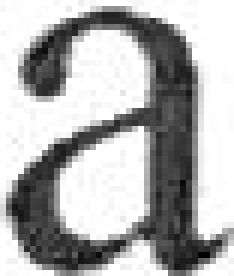
#> input picture dataset/dataset_caracters/03_PS600_police12/a/009.png, 39 x 46 px (shown 6 times larger); its folder holds only this picture in this run
$ python main.py
#> lines starting #> are read from the running program, lines starting #| are printed output that depends on the picture; after the words box and inside, x2 and y2 are one past the last pixel; in counts of white or black regions, pixels touching at a corner belong together
#> in load_image, img is the input picture: shape (46, 39); min 0, max 255, mean 176.5
### functions.py
import cv2
import math
import matplotlib.pyplot as plt
import matplotlib
import numpy as np

import os
import glob

from skimage.color import gray2rgb
from skimage.io import imread, imshow, imsave
from skimage.util import invert
from skimage.transform import resize, rotate
from skimage.morphology import erosion, dilation, opening, closing, skeletonize, square
from skimage.filters import threshold_isodata, threshold_li, threshold_mean, threshold_minimum, threshold_otsu, threshold_triangle, threshold_yen

PATH = "dataset/dataset_caracters/04_2PS600_police12"

# [17 lines left out: function resize, not called in this run]

def pre_treatment(img, path):
    """ Edit an image to get a better sample to treat afterward

    Args:
        img (np array/image): the image you want to change
        path (string): Where the image is collected, in this case it's needed to know if we have to scale the image

    Returns:
        np array/mage: the image edited
    """
    if path == "dataset/dataset_caracters/02_PS300_police12":
        img = resize(img, 2)

    img = cv2.blur(img,(5,5))
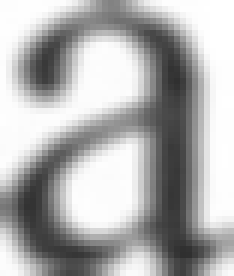
#> img: shape (46, 39) (shown 6 times larger); min 47, max 255, mean 175.4

    ret, img = cv2.threshold(img, 200, 255, cv2.THRESH_BINARY)
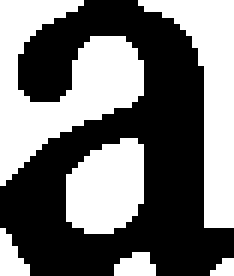
#> img: shape (46, 39) (shown 6 times larger); 45.1% white; 6 white regions (1 under 20 px), largest, box (x1, y1, x2, y2) and area: (0, 0, 24, 31) 350, (23, 0, 39, 38) 237, (11, 23, 24, 39) 166, (0, 38, 5, 46) 25, (19, 42, 26, 46) 22


    img = cv2.morphologyEx(img, cv2.MORPH_OPEN, np.ones((3, 3), dtype=np.uint8))
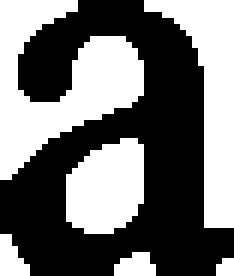
#> img: shape (46, 39) (shown 6 times larger); 44.8% white; 6 white regions (1 under 20 px), largest, box (x1, y1, x2, y2) and area: (0, 0, 24, 30) 348, (24, 0, 39, 38) 236, (11, 23, 24, 39) 166, (0, 39, 5, 46) 24, (19, 42, 26, 46) 22


    # blur = cv2.blur(img,(3,3))
    # ret, img = cv2.threshold(blur, 127, 255, cv2.THRESH_BINARY)

    res = circling_img(img)

    return res

def load_image(file):
    """ read an image from a file path

    Args:
        file (string): the path were we will get the file

    Returns:
        np array/image: an image
    """
    img = cv2.imread(file, cv2.IMREAD_GRAYSCALE)
    img = pre_treatment(img, PATH)

    img = invert_image(img)
    return img

# invert a binarized image
def invert_image(img):
    return 255-img


def char_paths(path = "dataset/dataset_caracters"):
    """Return all files from "path" directory (default all png files)

    Args:
        path (str, optional): the path were to find the images. Defaults to "dataset/dataset_caracters".

    Returns:
        list: list of paths(str)
    """
    return glob.glob(path + "/**/*.png", recursive=True)


# return an array of images
def img_tab(tab, car):
    return [load_image(image) for image in tab[car]]


# Returnsthe next white pixel neighbouring p, starting with direct neighbours
# [60 lines left out: functions get_next, freeman_travel, not called in this run]


# In case there is no "starting point"
def first_position_value(img, value, size):
    """finding the first point of the shape in case there is no minutias detected

    Args:
        img (np array): the image flattened (transformed into a 1-dim array)
        value (int): value of the pixel
        size (tuple): shape of the image

    Returns:
        tuple: a point referred as 'starting point'
    """
    indexes = np.where(img == value)[0]
    if not np.any(indexes):
        exit

    first = indexes[0]

    x = first // size[1]
    y = first % size[1]

    return (x, y, 1)


# [47 lines left out: function encode, not called in this run]


def freeman_encode(skel_img, cache):

    """Encode the image by iterating on the remaning minutias after smoothing

    Args:
        skel_img (array): the current image
        cache (list): a list of the point we already checked

    Returns:
        string: The freeman code generated and treated
    """

    code = []

    minutia = minutia_extraction(skel_img)
    remove, smooth_minutia = smoothing(skel_img, minutia, 15)
    cache += remove

    anchor = (0, 0)  # Top-Left Corner

    # Create a list of distance between the anchor point and all the minutias
    dist = list(map(lambda x: euclidean_distance_minutia(anchor, x[:2]), smooth_minutia))
    sorted_dist = sorted(dist)
    smooth_minutia = [x[0] for x in sorted(list(zip(smooth_minutia, dist)), key=lambda tupl: tupl[-1])]


    # Begin from a random point of the letter if there is no minutia (letter 'o' for example)
    if not smooth_minutia:
        flat = skel_img.flatten()
        first = first_position_value(flat, 255, skel_img.shape)
        smooth_minutia.append(first)

    for point in smooth_minutia:
        # print("\ncache : " + str(cache))
        # print("new : " + str(point))
        curr_p = point
        cache.append((point[0], point[1]))
        code += freeman_travel(skel_img, smooth_minutia, curr_p, cache)


    return encode(code)


def minutia_extraction(im_skeleton):
    """Itetrate through an image and retrieve the 'minutias' among the pixels

    Args:
        im_skeleton (np array): the image we are working with

    Returns:
        array/list: List of tuples corresponding to the minutias (x, y, CN)
    """
    minutia = []
    h = im_skeleton.shape[0]
    w = im_skeleton.shape[1]

    for i in range(1, h-1):
        for j in range(1, w-1):
            # Browsing through the pixels of the skeleton
            if im_skeleton[i][j] != 0:
                # Get every neighbor
                P = [im_skeleton[i][j+1], im_skeleton[i-1][j+1], im_skeleton[i-1][j],
                     im_skeleton[i-1][j-1], im_skeleton[i][j-1], im_skeleton[i+1][j-1],
                     im_skeleton[i+1][j], im_skeleton[i+1][j+1], im_skeleton[i][j+1]]
                CN = 0

                for k in range(8):
                    CN += abs(P[k]/255 - P[k+1]/255)
                CN = CN/2

                # 0 : Isolated point
                # 1 : Ending point
                # 2 : Connective point
                # 3 : Bifurcation point
                # 4 : Crossing point
                # only consider 0,1,3,4 CN values

                if CN==0:
                    minutia.append((i,j,0))
                elif CN == 1:
                    minutia.append((i,j,1))
                elif CN == 3:
                    minutia.append((i,j,3))
                elif CN == 4:
                    minutia.append((i,j,4))

    return minutia


# Coloring minutia pixels in red for visualization
def draw_minutia(minutia, im_skeleton, color):
    """colorize the wanted pixels of an image

    Args:
        minutia (list/array): the list of pixels we want to colorize
        im_skeleton (np array): current image
        color (tuple): BGR color (B, G, R)

    Returns:
        _type_: _description_
    """
    im_skeleton_color = gray2rgb(im_skeleton)
    ## Looping through the minutias collected
    for m in minutia:

        im_skeleton_color[m[0]][m[1]] = color
    return im_skeleton_color


# Distance between two points of an image (pythagore)
def euclidean_distance_minutia(m1, m2):
    return math.sqrt((m1[0] - m2[0])*(m1[0] - m2[0]) + (m1[1] - m2[1])*(m1[1] - m2[1]))


# delete serif (small parts of character) which size is inferior to the threshold - return the table of the minutia where the code will be generated between
def smoothing(skel_img, minutia, threshold):
    """create a table of pixels (coordinates) that we want to ignore afterward by calculating the distance between two minutias

    Args:
        skel_img (np array): current image
        minutia (list): list of tuples
        threshold (int): the threshold under which we ignore a part of image

    Returns:
        2 list: list of the pixel we need to remove, list of the minutias after deleting the bad ones
    """
    smooth_minutia = []
    ending_points = []
    remove = []

    # Add all ending points to the right array
    for m in minutia:
        # every non-ending point
        if m[2] != 1:
            smooth_minutia.append(m)
        else:
            ending_points.append(m)

    # Case where only ending points
    if smooth_minutia == []:
        return remove, minutia
    else:
        for m in ending_points:
            # get distance between the ending points and the first other point encountered (across the shape)
            # the cache is set with the current ending point to prevent going back
            dist = freeman_travel(skel_img, minutia, (m[0], m[1]), [(m[0], m[1])])

            if len(dist) < threshold:
                minutia.remove(m)
                remove += dist

    return remove, minutia


# Draw a white border around the edges of the image
def circling_img(img):
    res = np.array([[255]*(img.shape[1]+2)]*(img.shape[0]+2))
    res[1:img.shape[0]+1, 1:img.shape[1]+1] = img
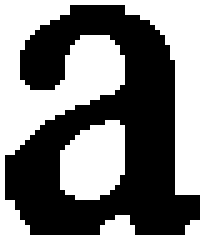
#> res: shape (48, 41) int64 (shown 5 times larger); 49.7% white; 2 white regions, box (x1, y1, x2, y2) and area: (0, 0, 41, 48) 812, (12, 24, 25, 40) 166
    return res

### main.py
from functions import *


def affiche_tab(tab):
    titles = [i+1 for i in range(10)]
    for i in range(len(tab)):
        plt.subplot(2, 5, i+1),plt.imshow(tab[i], cmap='gray', vmin=0, vmax=255)
        plt.title(titles[i])
        plt.xticks([]),plt.yticks([])
    plt.show()


def main():
    pathtab = {}
    # instanciate dictionary with every letter and its png files by subdirectory
    for i in range(ord('a'), ord('z')+1):
        pathtab[chr(i)] = char_paths(PATH+"/"+chr(i))

    char_tab = img_tab(pathtab, 'a')
#> char_tab = 1 item
    car_tab = []
    # test_tab = []
    code_tab = []

    min_tab = []
    for char in char_tab:
        skel = skeletonize(char, method = "lee")

        ## Affichage / Debug
        car_tab.append(draw_minutia(minutia_extraction(skel), skel, (255, 0, 0)))
        ret, min = smoothing(skel, minutia_extraction(skel), 12)
        min_tab.append(draw_minutia(min, skel, (255, 0, 0)))
        # test = draw_minutia(cache, skel, (0, 255, 0))
        # test_tab.append(test)
        # Post treating the freeman code

        ## Freeman encoding
        cache = []
        code = freeman_encode(skel, cache)
        code_tab.append(code)
#> this loop made 1 pass
#> anchor in freeman_encode on pass 1: (0, 0)
#> pass 1, in main, `skel = skeletonize(char, method = "lee")`:
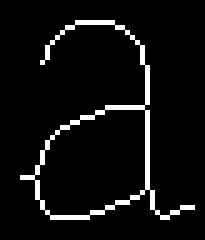
#> skel: shape (48, 41) bool (shown 5 times larger); 5.9% white in thin lines or dots, all inside (x1, y1, x2, y2) = (4, 4, 39, 44)
#> after the loop, car_tab = 1 item; code_tab = []; min_tab = 1 item


    for code in code_tab:
        print(code)

    affiche_tab(char_tab)
    affiche_tab(car_tab)
    affiche_tab(min_tab)
    # affiche_tab(test_tab)


if __name__ == "__main__":
#> (the run stopped early here; a loop or call above may not have finished)
